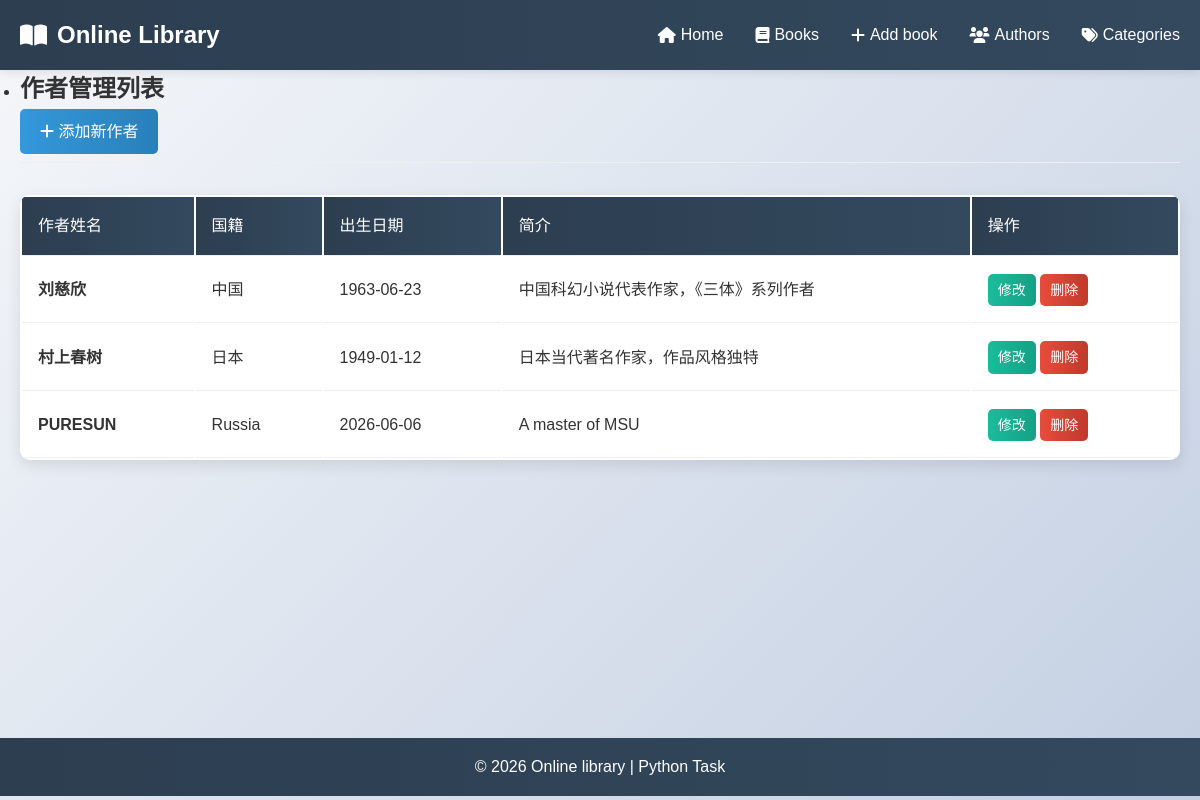
Page /authors on the earlier database version.
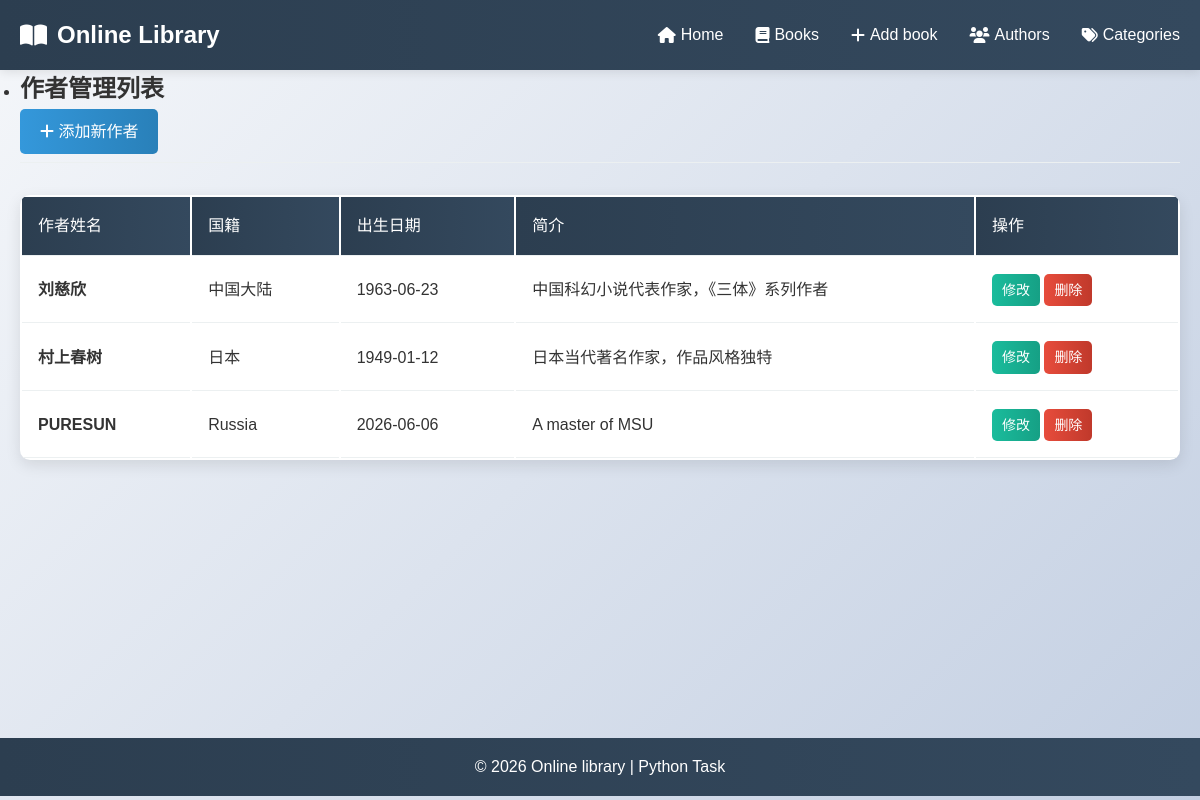
Same page on the later database version.
### models.py (models this page shows, shortened)
class Author(db.Model):
    id = db.Column(db.Integer, primary_key=True)
    name = db.Column(db.String(100), nullable=False)
    birth_date = db.Column(db.Date)
    country = db.Column(db.String(50))
    is_active = db.Column(db.Boolean, default=True)
    biography = db.Column(db.Text)
    books = db.relationship('Book', backref='author', lazy=True)

### app.py (the view)
@app.route('/authors')
def list_authors():
    authors = Author.query.all()
    return render_template('authors.html', authors=authors)

### templates/authors.html (shortened to what this page needs)
{% extends "base.html" %}
{% block content %}
<section class="page-header">
    <ul>
        <li><h1>作者管理列表</h1></li>
        <a href="{{ url_for('add_author') }}" class="btn btn-primary"><i class="fas fa-plus"></i> 添加新作者</a>
    </ul>
</section>
<div class="books-container">
    {% if authors %}
    <table class="books-table">
        <thead>
            <tr>
                <th>作者姓名</th>
                <th>国籍</th>
                <th>出生日期</th>
                <th>简介</th>
                <th>操作</th>
            </tr>
        </thead>
        <tbody>
            {% for author in authors %}
            <tr>
                <td><strong>{{ author.name }}</strong></td>
                <td>{{ author.country or '未知' }}</td>
                <td>{{ author.birth_date or '未知' }}</td>
                <td style="max-width: 300px; text-overflow: ellipsis; overflow: hidden; white-space: nowrap;">{{ author.biography or '无' }}</td>
                <td>
                    <a href="{{ url_for('edit_author', author_id=author.id) }}" class="btn btn-small btn-info">修改</a>
                    <a href="{{ url_for('delete_author', author_id=author.id) }}" class="btn btn-small btn-danger">删除</a>
                </td>
            </tr>
            {% endfor %}
        </tbody>
    </table>
    {% else %}
    <div class="empty-state"><h3>暂无作者数据</h3></div>
    {% endif %}
</div>
{% endblock %}

### templates/base.html (shortened to what this page needs)
<!DOCTYPE html>
<html lang="zh-CN">
<head>
    <link rel="stylesheet" href="{{ url_for('static', filename='css/style.css') }}">
    <link rel="stylesheet" href="https://cdnjs.cloudflare.com/ajax/libs/font-awesome/6.0.0/css/all.min.css">
</head>
<body>
    <nav class="navbar">
        <div class="container">
            <a href="{{ url_for('index') }}" class="logo">
                <i class="fas fa-book-open"></i> Online Library
            </a>
            <ul class="nav-links">
                <li><a href="{{ url_for('index') }}"><i class="fas fa-home"></i> Home</a></li>
                <li><a href="{{ url_for('books') }}"><i class="fas fa-book"></i> Books</a></li>
                <li><a href="{{ url_for('add_book') }}"><i class="fas fa-plus"></i> Add book</a></li>
                <li><a href="{{ url_for('list_authors') }}"><i class="fas fa-users"></i> Authors</a></li>
                <li><a href="{{ url_for('list_categories') }}"><i class="fas fa-tags"></i> Categories</a></li>
            </ul>
        </div>
    </nav>
    <main class="container">
        {% block content %}{% endblock %}
    </main>
    <footer class="footer">
        <div class="container">
            <p>&copy; 2026 Online library | Python Task</p>
        </div>
    </footer>
</body>
</html>

### static/css/style.css (style rules this page uses)
* { margin: 0; padding: 0; box-sizing: border-box; }
body { font-family: 'Noto Sans SC', sans-serif; line-height: 1.6; color: #333; background: linear-gradient(135deg, #f5f7fa 0%, #c3cfe2 100%); min-height: 100vh; }
.container { max-width: 1200px; margin: 0 auto; padding: 0 20px; }
.navbar { background: linear-gradient(90deg, #2c3e50 0%, #34495e 100%); color: white; padding: 1rem 0; box-shadow: 0 2px 10px rgba(0, 0, 0, 0.1); position: sticky; top: 0; z-index: 100; }
.navbar .container { display: flex; justify-content: space-between; align-items: center; }
.logo { color: white; text-decoration: none; font-size: 1.5rem; font-weight: 700; display: flex; align-items: center; gap: 10px; }
.nav-links { display: flex; list-style: none; gap: 2rem; }
.nav-links a { color: white; text-decoration: none; font-weight: 500; transition: color 0.3s ease; display: flex; align-items: center; gap: 5px; }
.page-header { display: flex; justify-content: space-between; align-items: center; margin-bottom: 2rem; padding-bottom: 0.5rem; border-bottom: 1px solid #ecf0f1; }
main { padding: 2rem 0; min-height: calc(100vh - 100px - 2rem); }
.btn { display: inline-block; padding: 10px 20px; border: none; border-radius: 5px; text-decoration: none; font-weight: 500; cursor: pointer; transition: all 0.3s ease; font-family: inherit; font-size: 1rem; }
.btn-primary { background: linear-gradient(90deg, #3498db 0%, #2980b9 100%); color: white; }
.btn-danger { background: linear-gradient(90deg, #e74c3c 0%, #c0392b 100%); color: white; }
.btn-info { background: linear-gradient(90deg, #1abc9c 0%, #16a085 100%); color: white; }
.btn-small { padding: 5px 10px; font-size: 0.875rem; }
.books-table { width: 100%; background: white; border-radius: 10px; overflow: hidden; box-shadow: 0 5px 15px rgba(0, 0, 0, 0.1); }
.books-table th, .books-table td { padding: 1rem; text-align: left; border-bottom: 1px solid #ecf0f1; }
.books-table th { background: linear-gradient(90deg, #2c3e50 0%, #34495e 100%); color: white; font-weight: 500; }
.footer { background: linear-gradient(90deg, #2c3e50 0%, #34495e 100%); color: white; text-align: center; padding: 1rem 0; margin-top: auto; }

Differences in the rows shown:
changed Author "刘慈欣": country "中国" → "中国大陆"
